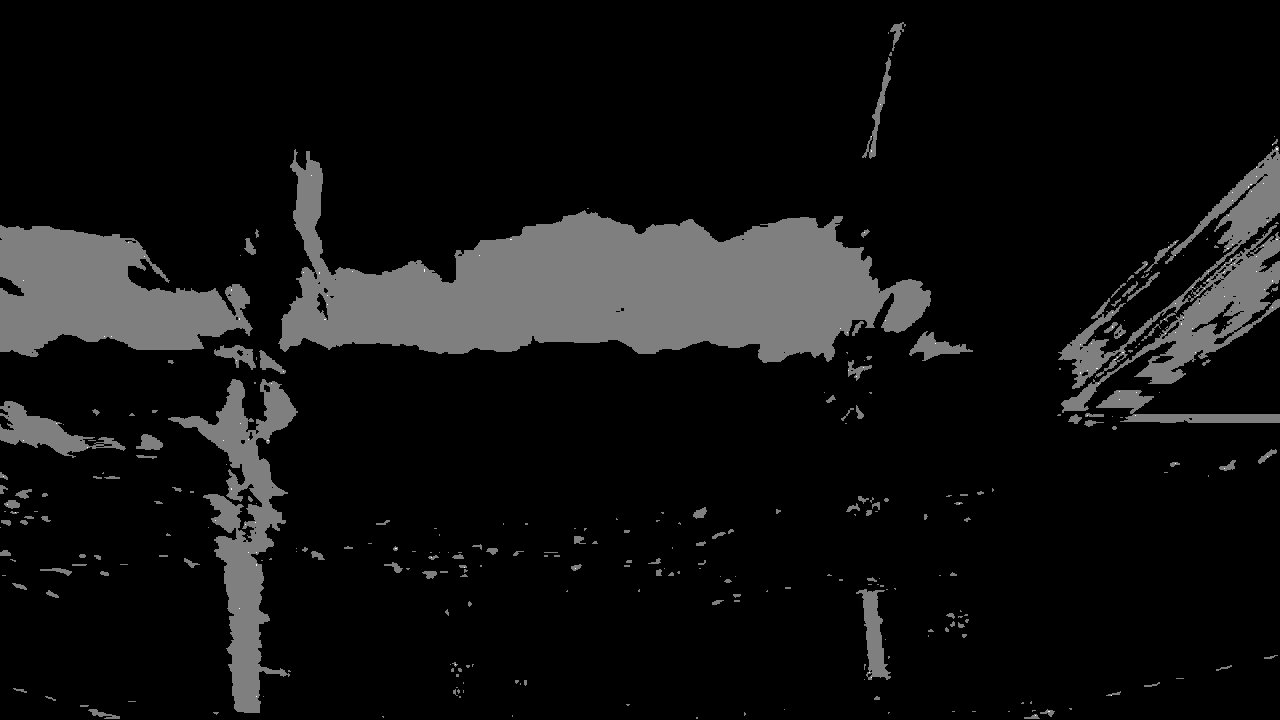
#> input picture p4-CarND-Advanced-Lane-Lines/methods/test_combined.jpg, 1280 x 720 px
$ python -i magnitudeThreshold.py   (imports and definitions only)   (older library calls are emulated)
#> lines starting #> are read from the running program, lines starting #| are printed output that depends on the picture; after the words box and inside, x2 and y2 are one past the last pixel; in counts of white or black regions, pixels touching at a corner belong together
#> further down, picture is the input picture: shape (720, 1280, 3); min 0, max 2, mean 0.141
import numpy as np
import cv2


def mag_thresh(image, sobel_kernel=31, mag_thresh=(30, 100)):
    """
    Purpose: Apply magnitude based threshold using sobel gradient.
    to an image.
    Inputs: Image array, kernal size, and threhsold values list
    (low, high).
    Outputs: Binary image array with threshold applied.
    """
#> called with sobel_kernel = 31, mag_thresh = (30, 100)

    # 1) Convert to grayscale
    gray = cv2.cvtColor(image, cv2.COLOR_RGB2GRAY)

    # 2) Take the gradient in x and y separately
    sobelx = cv2.Sobel(gray, cv2.CV_64F, 1, 0, ksize=sobel_kernel)
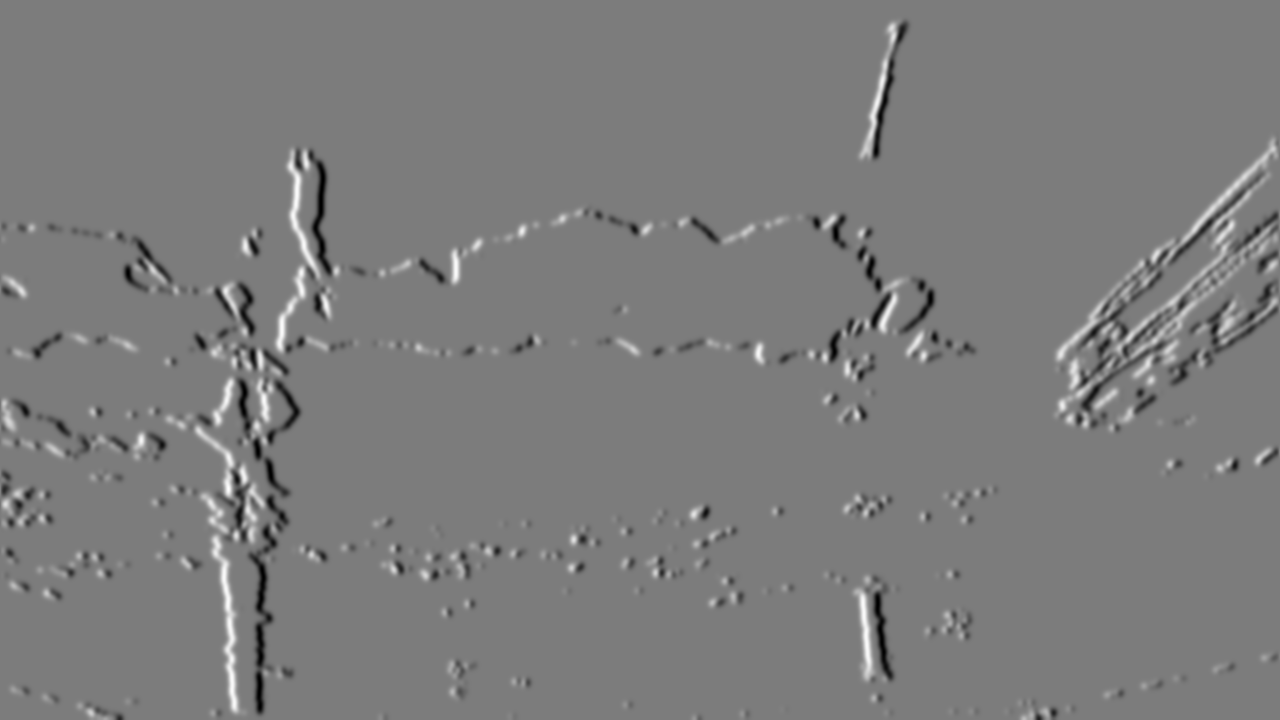
#> sobelx: shape (720, 1280) float64; min -8.33e+16, max 8.74e+16, mean -1.51e+13; drawn with min black and max white
    sobely = cv2.Sobel(gray, cv2.CV_64F, 0, 1, ksize=sobel_kernel)
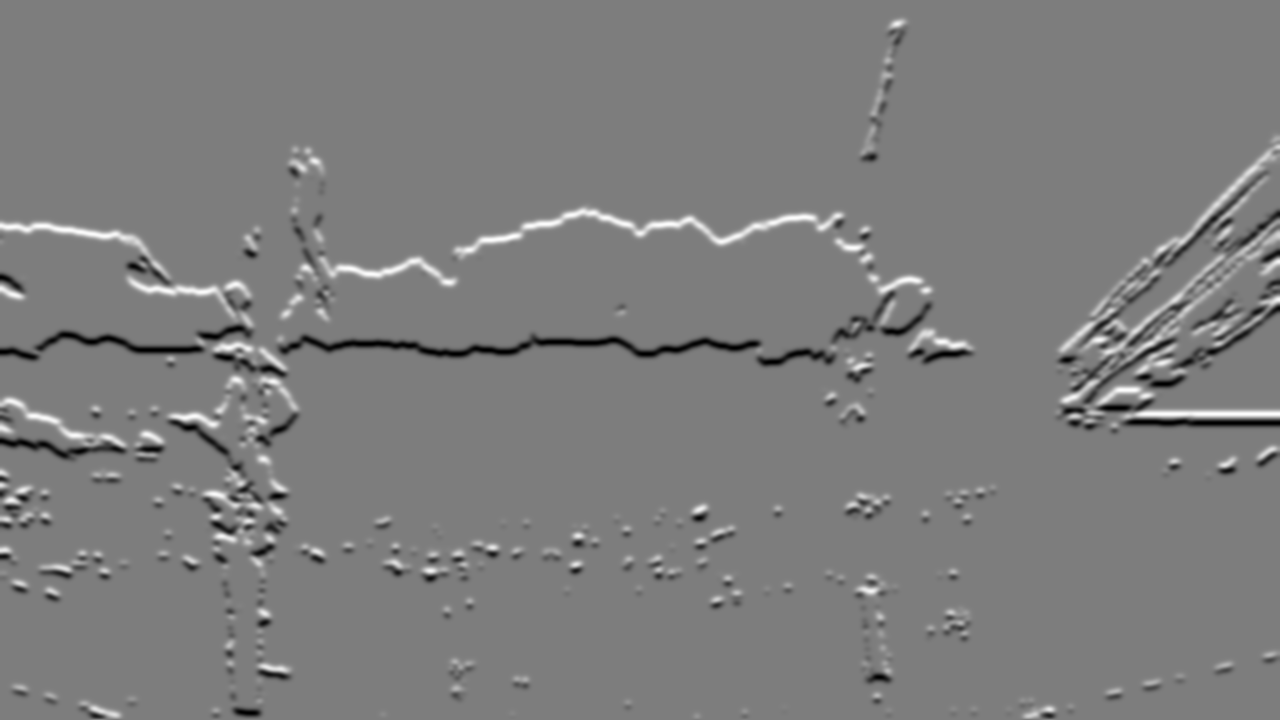
#> sobely: shape (720, 1280) float64; min -8.34e+16, max 8.58e+16, mean 1.69e+13; drawn with min black and max white

    # 3) Calculate the magnitude
    gradmag = np.sqrt(sobelx**2 + sobely ** 2)
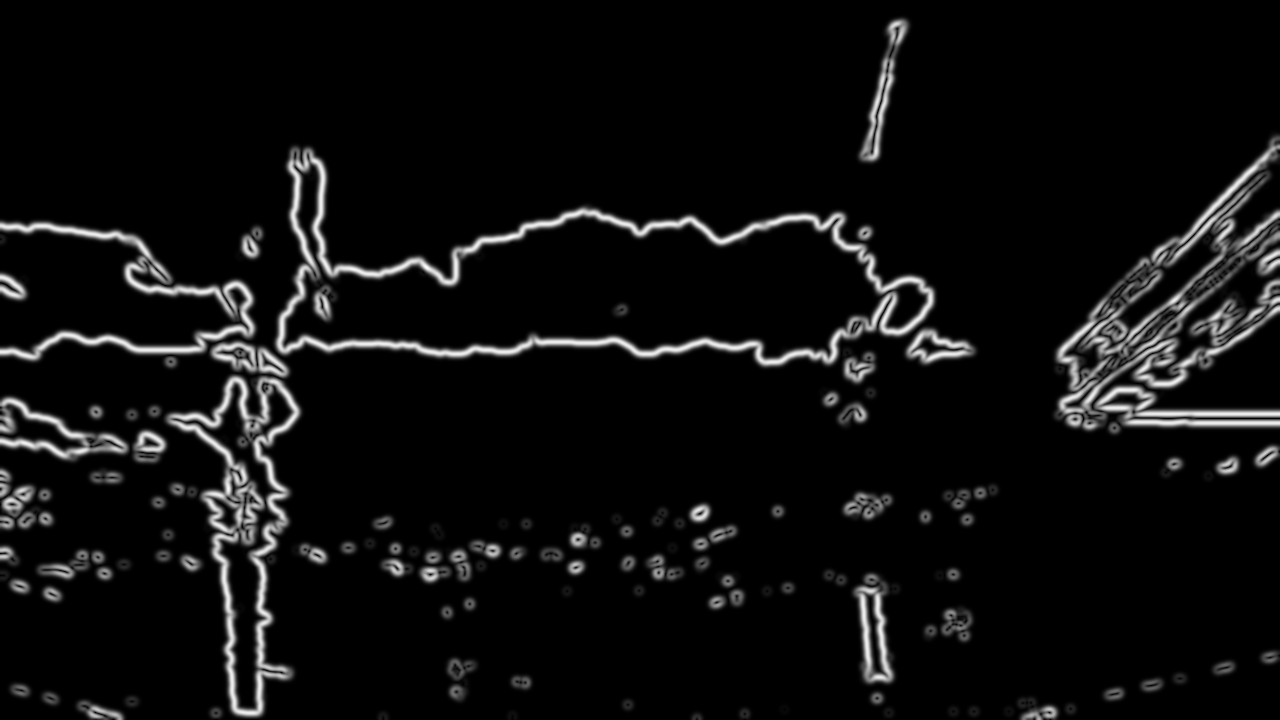
#> gradmag: shape (720, 1280) float64; min 0, max 9.01e+16, mean 5.12e+15; drawn with min black and max white

    # 4) Scale to 8-bit (0 - 255) and convert to type = np.uint8
    scale_factor = np.max(gradmag) / 255
#> scale_factor = 3.53e+14
    gradmag = (gradmag / scale_factor).astype(np.uint8)

    # 5) Create a binary mask where mag thresholds are met
    binary_output = np.zeros_like(gradmag)

    # 6) Return this mask as your binary_output image
    binary_output[(gradmag >= mag_thresh[0]) & (gradmag <= mag_thresh[1])] = 1

    return binary_output

>>> import cv2
>>> picture = cv2.cvtColor(cv2.imread('../test_combined.jpg'), cv2.COLOR_BGR2RGB)
>>> result = mag_thresh(picture)
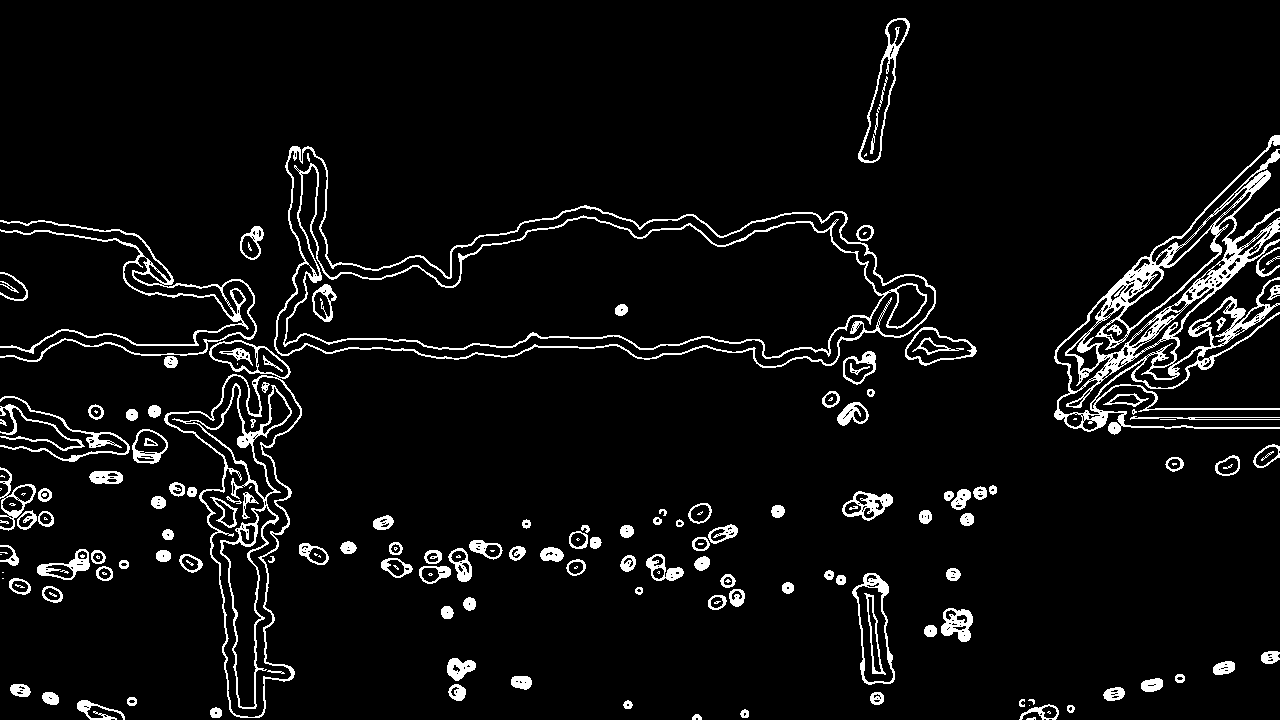
#> result: shape (720, 1280); values 0 (black) and 1 (white), 5.7% white; 187 white regions (47 under 20 px), largest, box (x1, y1, x2, y2) and area: (1054, 135, 1280, 435) 11928, (274, 146, 936, 368) 8024, (0, 220, 257, 362) 3045
